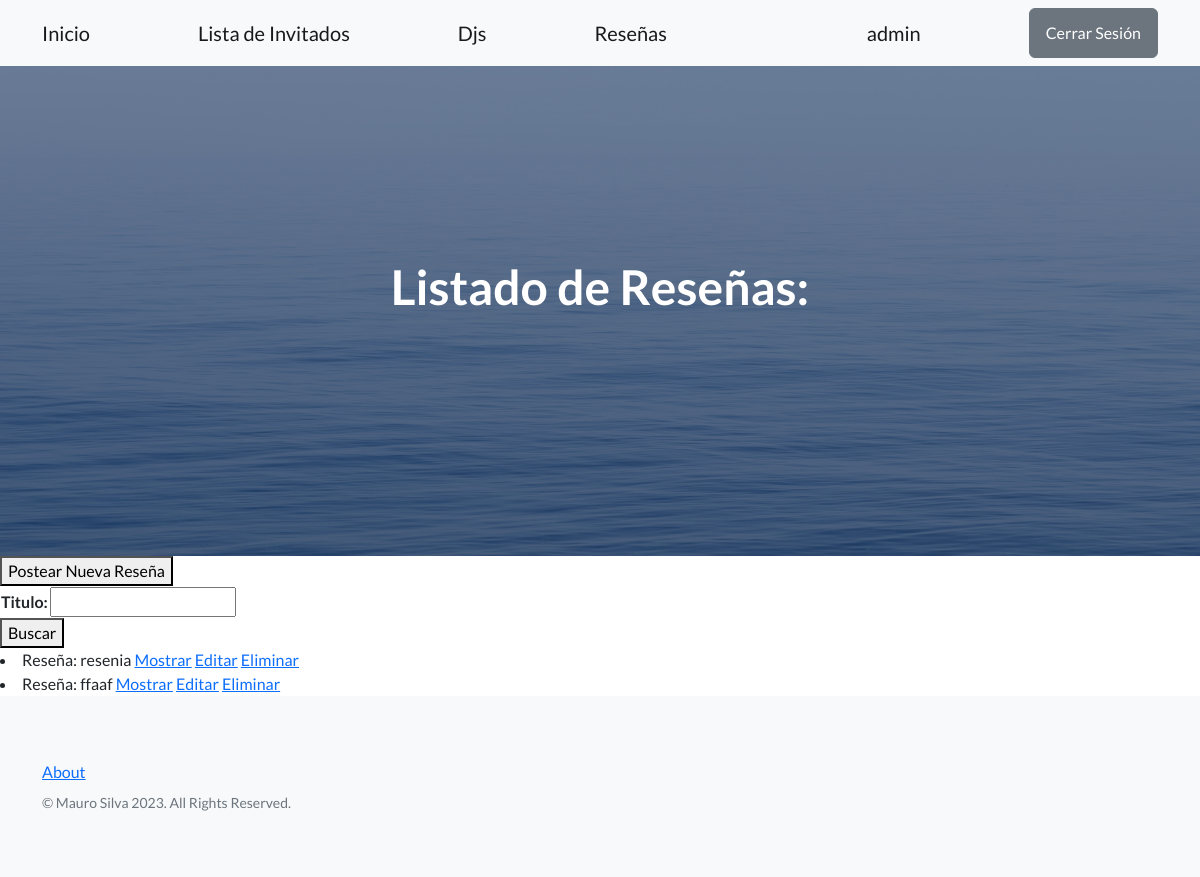
The app's page /usuario/resenias (signed in), older data.
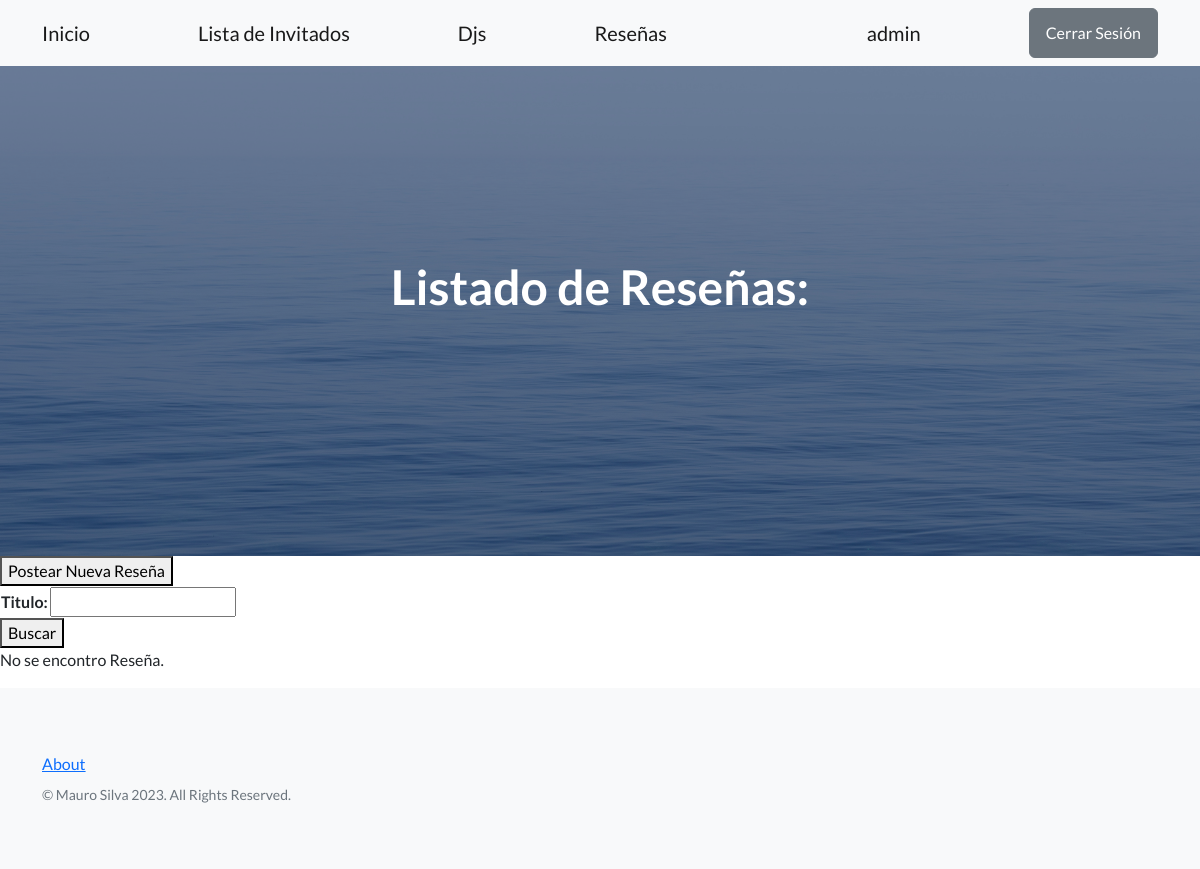
The same page, newer data.
### usuario/models.py (models this page shows)
class Resenia(models.Model):
    titulo = models.CharField(max_length=20)
    subtitulo = models.CharField(max_length=20)
    contenido = RichTextField(null=True, blank=True)
    autor = models.CharField(max_length=20)
    fecha_de_creacion = models.DateField(null=True)
    def __str__(self):
        return f'Reseña: {self.titulo}'

### usuario/views.py (the view)
# urls.py: path('resenias', views.listar_resenias, name = 'resenias'),
def listar_resenias(request):
    formulario = BuscarResenia(request.GET)
    if formulario.is_valid():
        titulo_a_buscar = formulario.cleaned_data.get('titulo', '')
        resenias = Resenia.objects.filter(titulo__icontains=titulo_a_buscar)
    formulario = BuscarResenia()
    return render(request, 'usuario/resenias.html', {'formulario':formulario, 'resenias':resenias})

### usuario/form.py
class BuscarResenia(forms.Form):
    titulo = forms.CharField(max_length=20, required=False)

### usuario/templates/usuario/resenias.html (shortened to what this page needs)
{% extends 'base.html' %}
{% block mensaje_inicio %}
Listado de Reseñas:
{% endblock mensaje_inicio %}
{% block contenido %}
<button><a class='navbar-brand' href= {% url 'usuario:postear' %}>Postear Nueva Reseña</a></button>
<form action={% url 'usuario:resenias' %} method='get'>
    <table>
        {{formulario}}
    </table>
    <button>Buscar</button>
</form>
{% if resenias %}
{% for resenia in resenias %}
<li>
    {{resenia}}
    <a href={% url 'usuario:mostrar_resenia' resenia.id %}>Mostrar</a>
    <a href={% url 'usuario:editar_resenia' resenia.id %}>Editar</a>
    <a href={% url 'usuario:eliminar_resenia' resenia.id %}>Eliminar</a>
</li>
{% endfor %}
{% else %}
<p>No se encontro Reseña.</p>
{% endif %}
{% endblock contenido %}

Row changes from the older to the newer data that the page shows:
removed Resenia: titulo "Reseña: resenia"
removed Resenia: titulo "Reseña: ffaaf"
Text that changed along with them:
text now shown: "No se encontro Reseña."
